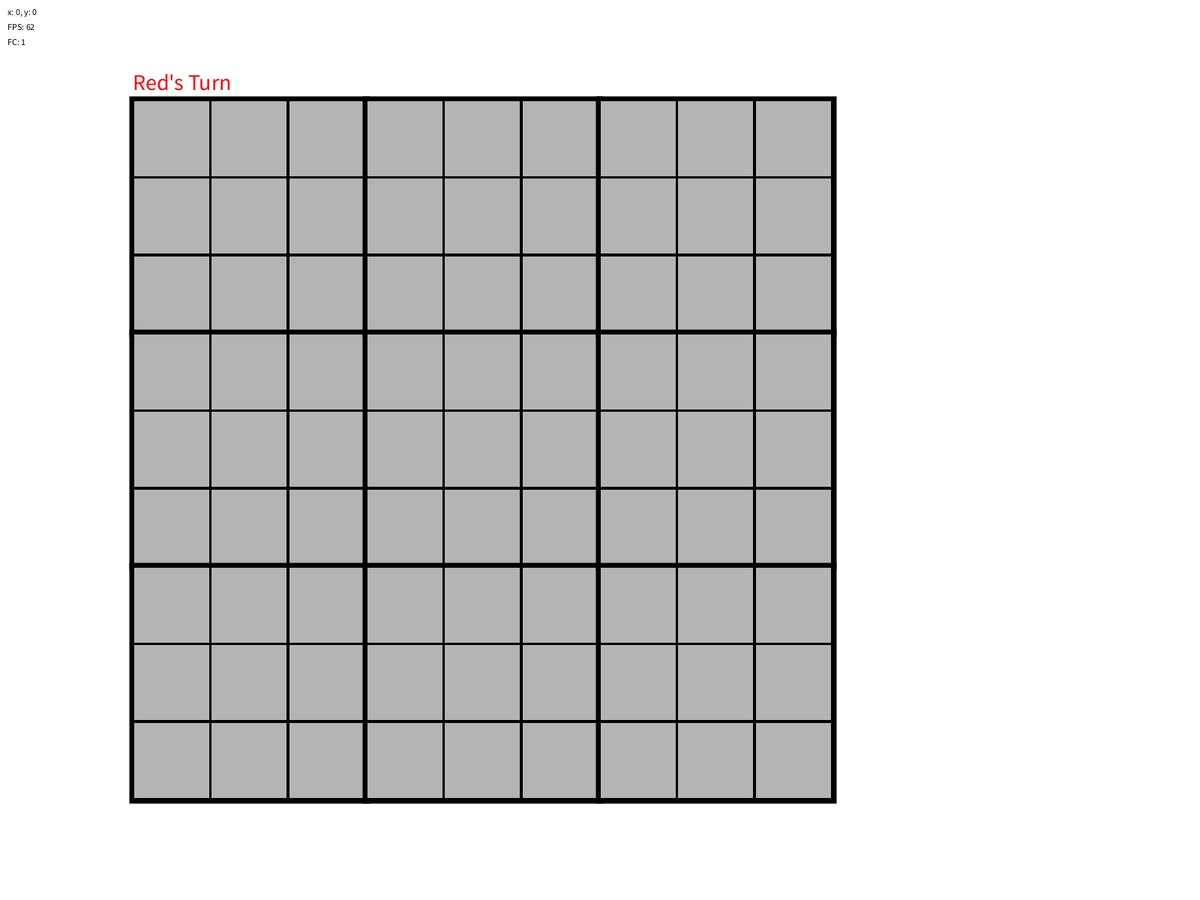
Frame 1 (no input)
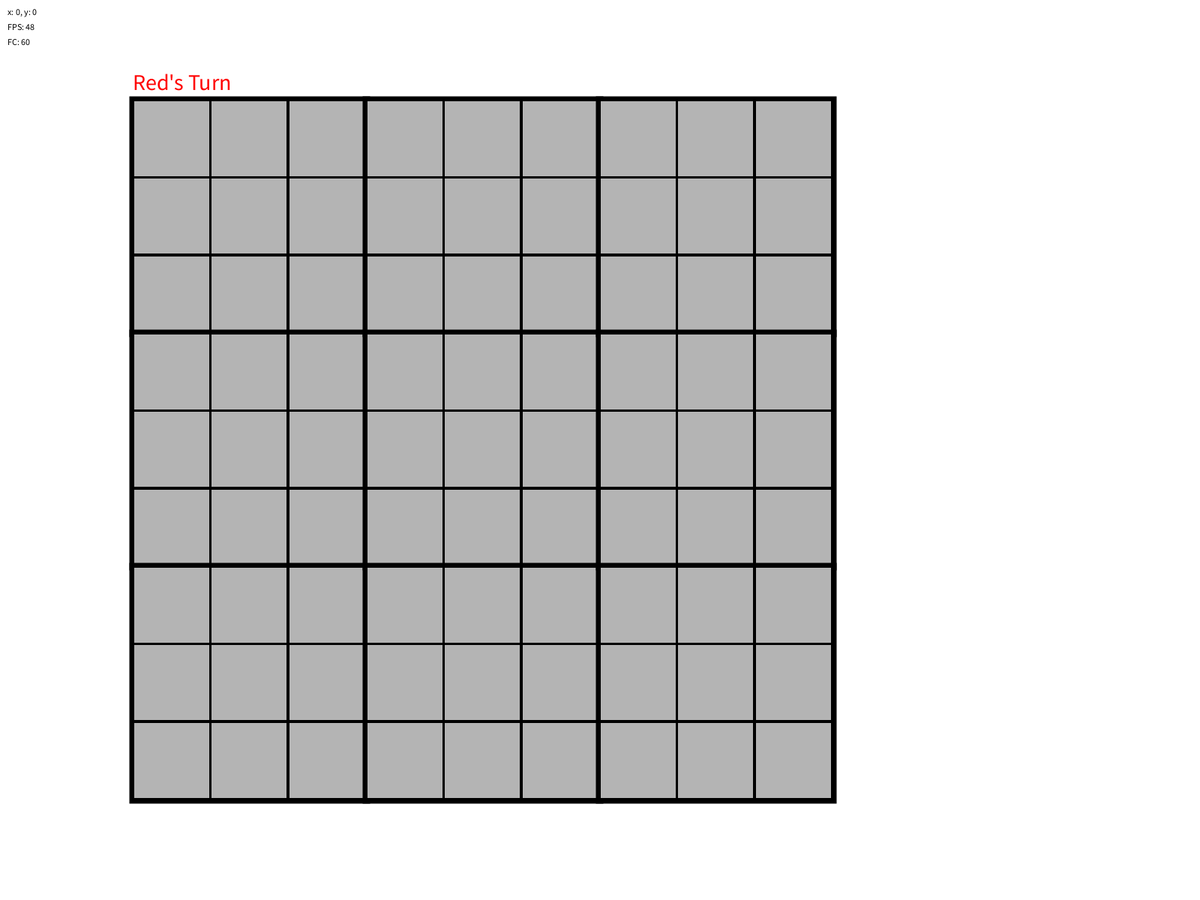
Frame 60 (the mouse pressed at the canvas centre just before this capture)
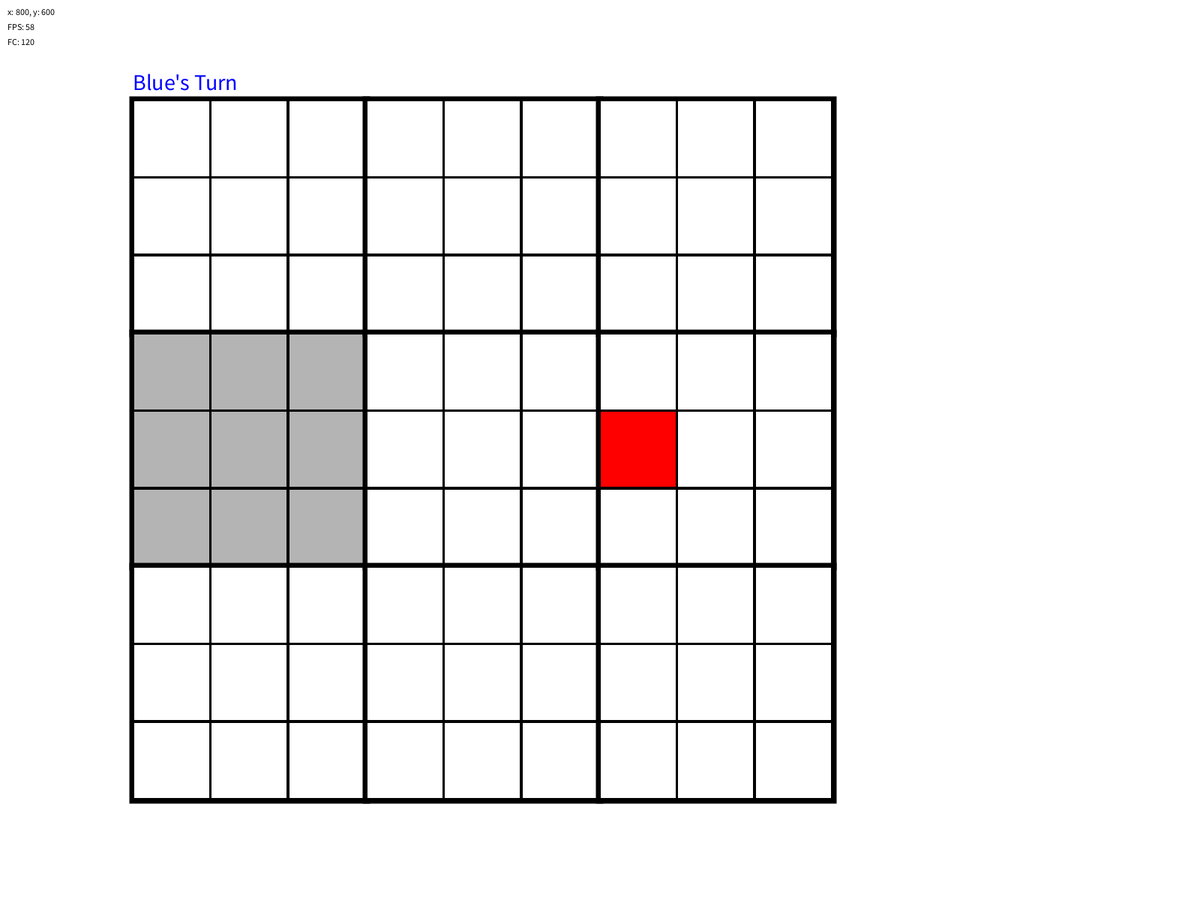
Frame 120 (the mouse held since frame 60 and released just before this capture)

The Processing sketch that drew these frames (run headless with seeded random() and noise(); from frame 60 on, the mouse is pressed at the canvas centre):

// Processing sketch: Ultimate_TicTacToe
// ── Ultimate_TicTacToe.pde
BoardCell[][] board;
int player;
int victory; //0 = game in progess, 1 = red victory, 2 = blue victory

void setup() {
  strokeWeight(10);
  fullScreen();
  //size(700, 700);
  board = new BoardCell[3][3];
  player = 0;
  int boardSize = int(height*7/9);
  int x = width/9;
  int y = height/9;
  for (int i = 0; i < 3; i++) {
    int cx = 0;
    if (i == 0) cx = x;
    else if (i == 1) cx = x + int(boardSize/3);
    else if (i == 2) cx = x + int(2*boardSize/3);
    for (int j = 0; j < 3; j++) {
      int cy = 0;
      if (j == 0) cy = y;
      else if (j == 1) cy = y + int(boardSize/3);
      else if (j == 2) cy = y + int(2*boardSize/3);
      board[i][j] = new BoardCell(cx, cy, int(boardSize/3));
    }
  }
}

void draw() {
  clear();
  background(255);
  drawInfo();
  drawUserInterface();
  drawBoard();
  checkGame();
  if (victory > 0) {
    for (int i = 0; i < 3; i++) {
      for (int j = 0; j < 3; j++) {
        board[i][j].setActiveSubCells(false);
      }
    }
    println("GAME OVER: "+ victory);
  }
}

void drawBoard() {
  for (int i = 0; i < 3; i++) {
    for (int j =0; j < 3; j++) {
      board[i][j].drawBoardCell();
    }
  }
}

void mousePressed() {

  ArrayList<Integer> returnArray = new ArrayList<Integer>(); //TODO make better variable name
  for (int i = 0; i < 3; i++) {
    for (int j = 0; j < 3; j++) {
      returnArray = board[i][j].click(mouseX, mouseY, player);
      player = returnArray.get(0);
      //println("Current Player: " + player);
      //println("Size: "+returnArray.size());
      if (returnArray.size() > 1) {
        checkSubBoards();
        setActiveBoardCell(returnArray.get(1), returnArray.get(2));
      }
    }
  }
}

void setActiveBoardCell(int cellX, int cellY) {
  if (board[cellX][cellY].getState() == 0) {
    println("Setting whole board to false");
    for (int i = 0; i < 3; i++) {
      for (int j = 0; j < 3; j++) {
        board[i][j].setActiveSubCells(false);
      }
    }
    board[cellX][cellY].setActiveSubCells(true);
  } else {
    println("settings whole board to true");
    for (int i = 0; i < 3; i++) {
      for (int j = 0; j < 3; j++) {
        board[i][j].setActiveSubCells(true);
      }
    }
    board[cellX][cellY].setActiveSubCells(false);
  }
}

void checkSubBoards() {
  for (int i = 0; i < 3; i++) {
    for (int j = 0; j < 3; j++) {
      board[i][j].checkSubCells();
    }
  }
}

void checkGame() {
  int j = 0; 
  for (int i = 0; i < 3; i++) {
    if (board[i][j].getState() == 1 && board[i][j+1].getState() == 1 && board[i][j+2].getState() == 1) { //Horizontal Red victory
      victory = 1;
    } else if (board[j][i].getState() == 1 && board[j+1][i].getState() == 1 && board[j+2][i].getState() == 1) { //Vertical Red victory
      victory = 1;
    } else if (board[i][j].getState() == 2 && board[i][j+1].getState() == 2 && board[i][j+2].getState() == 2) { //Horizontal Blue victory
      victory = 2;
    } else if (board[j][i].getState() == 2 && board[j+1][i].getState() == 2 && board[j+2][i].getState() == 2) { //Vertical Blue victory
      victory = 2;
    }
  }
  if (board[j][j].getState() == 1 && board[j+1][j+1].getState() == 1 && board[j+2][j+2].getState() == 1) {//diagonal Red victory
    victory = 1;
  } else if (board[j+2][j].getState() == 1 && board[j+1][j+1].getState() == 1 && board[j][j+2].getState() == 1) {//diagonal Red victory
    victory = 1;
  } else if (board[j][j].getState() == 2 && board[j+1][j+1].getState() == 2 && board[j+2][j+2].getState() == 2) {//diagonal Blue victory
    victory = 2;
  } else if (board[j+2][j].getState() == 2 && board[j+1][j+1].getState() == 2 && board[j][j+2].getState() == 2) {//diagonal Blue victory
    victory = 2;
  }
}

void drawUserInterface() {
  pushMatrix();
  textSize(30);
  if (victory == 0) {
    String playerName;
    if (player == 0) {
      playerName = "Red";
      fill(255, 0, 0);
    } else if (player == 1) {
      playerName = "Blue";
      fill(0, 0, 255);
    } else {
      playerName = "error";
    }
    text(playerName + "'s Turn", width/9, height/10);
  }else if(victory == 1){
    text("Red Victory", width/9, height/10);
  }else if(victory == 2){
    text("Blue Victory", width/9, height/10);
  }
  popMatrix();
}


void drawInfo() {
  pushMatrix();
  textAlign(LEFT);
  fill(0);
  textSize(12);
  text("x: " + mouseX + ", y: " + mouseY, 10, 20);
  text("FPS: " +(int)frameRate, 10, 40);
  text("FC: " +frameCount, 10, 60);
  popMatrix();
}
// ── BoardCell.pde
class BoardCell { //<>//
  Cell mainCell; 
  Cell[][] subCells;

  int x;
  int y; 
  int size;
  int state; // 0 = subBoard printed, 1 = red, 2 = blue, 3 = board full/stalemate
  boolean isActive;

  BoardCell(int x, int y, int size) {
    mainCell = new Cell(x, y, size);
    subCells = new Cell[3][3];
    for (int i = 0; i < 3; i++) {
      int cx = 0;
      if (i == 0) cx = x;
      else if (i == 1) cx = x + int(size/3);
      else if (i == 2) cx = x + int(2*size/3);
      for (int j = 0; j < 3; j++) {
        int cy = 0;
        if (j == 0) cy = y;
        else if (j == 1) cy = y + int(size/3);
        else if (j == 2) cy = y + int(2*size/3);
        subCells[i][j] = new Cell(cx, cy, int(size/3));
      }
    }
    this.x = x;
    this.y = y;
    this.size = size;
    this.state = 0;
    this.isActive = true;
  }
  //Getters
  int getX() {
    return this.x;
  }
  int getY() {
    return this.y;
  }
  int getSize() {
    return this.size;
  }
  int getState() {
    return this.state;
  }
  boolean getIsActive() {
    return this.isActive;
  }

  //Setters
  void setX(int x) {
    this.x = x;
  }
  void setY(int y) {
    this.y = y;
  }
  void setSize(int size) {
    this.size = size;
  }
  void setState(int state) {
    this.state = state;
  }
  void setIsActive(boolean isActive) {
    this.isActive = isActive;
  }

  //Member Functions
  void drawBoardCell() {
    pushMatrix();
    if (this.isActive) {
      fill(211);
    } else {
      fill(255);
    }
    this.mainCell.drawCell();
    if (this.state == 0) {
      for (int i = 0; i < 3; i++) {
        for (int j =0; j < 3; j++) {
          strokeWeight(3);
          subCells[i][j].drawCell();
          strokeWeight(10);
        }
      }
    } else if (this.state == 1) {
      fill(255, 0, 0);
      rect(this.x, this.y, this.size, this.size);
    } else if (this.state == 2) {
      fill(0, 0, 255);
      rect(this.x, this.y, this.size, this.size);
    } else if (this.state == 4) {
      fill(0);
      rect(this.x, this.y, this.size, this.size);
    }

    popMatrix();
  }

  ArrayList<Integer> click(int mx, int my, int player) {
    ArrayList<Integer> returnArray = new ArrayList<Integer>();
    returnArray.add(player);
    if (this.isActive) {
      if (mx >= this.x && mx < this.x+this.size && my > this.y && my < this.y+this.size) {
        for (int i = 0; i < 3; i++) {
          for (int j = 0; j < 3; j++) {
            if (this.subCells[i][j].getIsActive()) {
              returnArray.set(0, this.subCells[i][j].click(mx, my, player));
              if (returnArray.get(0) != player) {
                returnArray.add(i);
                returnArray.add(j);
                println(returnArray.toString() + "\n");
                return returnArray;
              }
            }
          }
        }
      }
    }
    return returnArray;
  }

  void setActiveSubCells(boolean isActive) {
    for (int i = 0; i < 3; i++) {
      for (int j = 0; j < 3; j++) {
        this.subCells[i][j].setIsActive(isActive);
      }
    }
  }

  void checkSubCells() {
    int j = 0; 
    for (int i = 0; i < 3; i++) {
      if (this.subCells[i][j].getState() == 1 && this.subCells[i][j+1].getState() == 1 && this.subCells[i][j+2].getState() == 1) { //Horizontal O victory
        this.state = 1;
        this.isActive = false;
      } else if (this.subCells[j][i].getState() == 1 && this.subCells[j+1][i].getState() == 1 && this.subCells[j+2][i].getState() == 1) { //Vertical O victory
        this.state = 1;
        this.isActive = false;
      } else if (this.subCells[i][j].getState() == 2 && this.subCells[i][j+1].getState() == 2 && this.subCells[i][j+2].getState() == 2) { //Horizontal X victory
        this.state = 2;
        this.isActive = false;
      } else if (this.subCells[j][i].getState() == 2 && this.subCells[j+1][i].getState() == 2 && this.subCells[j+2][i].getState() == 2) { //Vertical X victory
        this.state = 2;
        this.isActive = false;
      }
    }
    if (this.subCells[j][j].getState() == 1 && this.subCells[j+1][j+1].getState() == 1 && this.subCells[j+2][j+2].getState() == 1) {//diagonal O victory
      this.state = 1;
      this.isActive = false;
    } else if (this.subCells[j+2][j].getState() == 1 && this.subCells[j+1][j+1].getState() == 1 && this.subCells[j][j+2].getState() == 1) {//diagonal O victory
      this.state = 1;
      this.isActive = false;
    } else if (this.subCells[j][j].getState() == 2 && this.subCells[j+1][j+1].getState() == 2 && this.subCells[j+2][j+2].getState() == 2) {//diagonal X victory
      this.state = 2;
      this.isActive = false;
    } else if (this.subCells[j+2][j].getState() == 2 && this.subCells[j+1][j+1].getState() == 2 && this.subCells[j][j+2].getState() == 2) {//diagonal X victory
      this.state = 2;
      this.isActive = false;
    }

    if (this.subCells[j][j].getState() != 0 && this.subCells[j][j+1].getState() != 0 && this.subCells[j][j+2].getState() != 0) {
      if (this.subCells[j+1][j].getState() != 0 && this.subCells[j+1][j+1].getState() != 0 && this.subCells[j+1][j+2].getState() != 0) {
        if (this.subCells[j+2][j].getState() != 0 && this.subCells[j+2][j+1].getState() != 0 && this.subCells[j+2][j+2].getState() != 0) {
          this.state = 4;
          
        }
      }
    }
  }
}
// ── Cell.pde
class Cell {
  int x;
  int y;
  int size;
  int state; //0 = empty, 1 = red, 2 = blue
  boolean isActive;

  Cell(int x, int y, int size) {
    this.x = x;
    this.y = y;
    this.size = size;
    this.state = 0; 
    this.isActive = true;
  }
  //Getters
  int getX() {
    return this.x;
  }
  int getY() {
    return this.y;
  }
  int getSize() {
    return this.size;
  }
  int getState() {
    return this.state;
  }
  boolean getIsActive() {
    return this.isActive;
  }


  void setIsActive(boolean isActive) {
    this.isActive = isActive;
  }  
  void setState(int state) {
    this.state = state;
  }   
  void clear() {
    this.state = 0;
  }
  String toString() {
    return "Cell[x: " + this.x + ", y: " + this.y + ", Size: " + this.size + ", State: " + this.state + ", isActive: " + this.isActive + "]";
  }
  void drawCell() {
    pushMatrix();
    if (this.isActive) {
      fill(180);
    }else{
      fill(255);
    }
    
    if (this.state == 1) {
      fill(255, 0, 0);
    } else if (this.state == 2) {
      fill(0, 0, 255);
    }
    rect(this.x, this.y, this.size, this.size);
    popMatrix();
    fill(255);
  }
  int click(int mx, int my, int player) {
    if (this.isActive) {
      if (mx >= this.x && mx < this.x+this.size && my > this.y && my < this.y+this.size) {
        if (player == 0 && this.state == 0) {
          this.state = 1;
          this.isActive = false;
          return 1;
        } else if (player == 1 && this.state == 0) {
          this.state = 2;
          this.isActive = false;
          return 0;
        }
      }
    }
    return player;
  }
}
